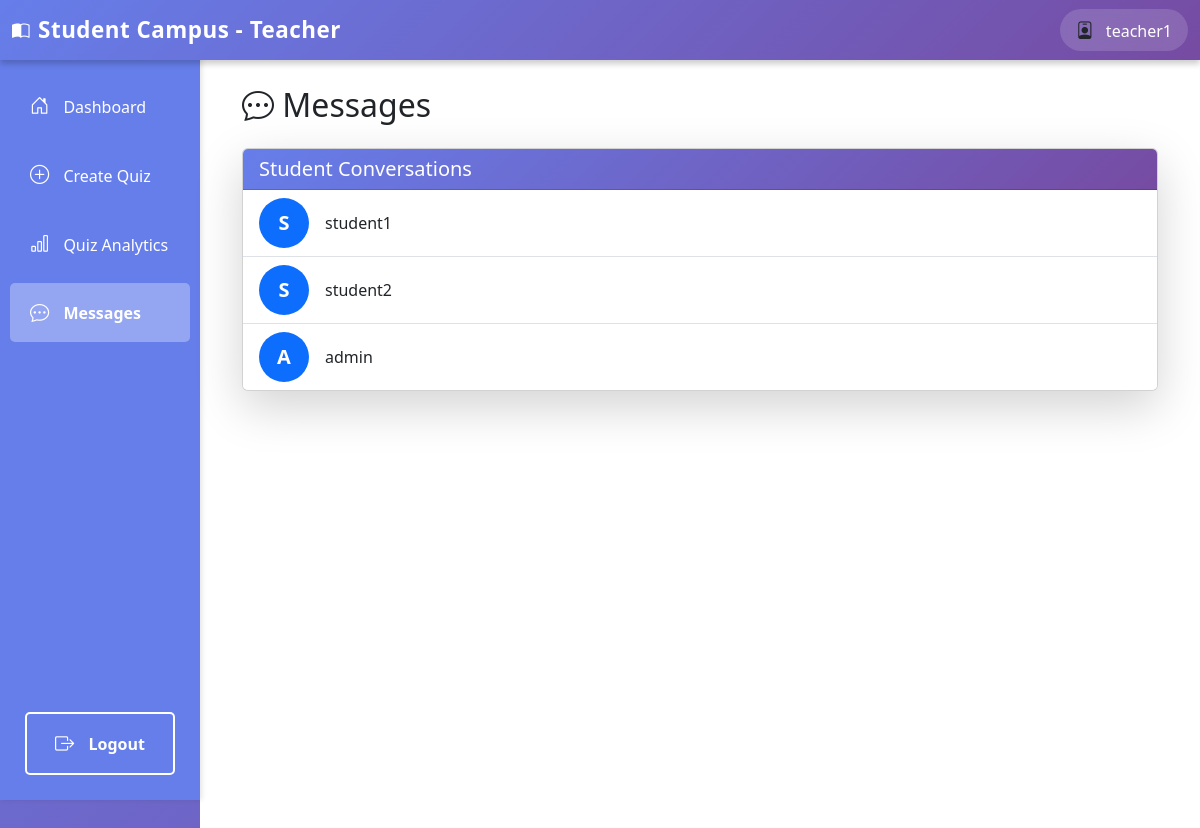
Before: /teacher/chat/ (signed in) with the older database file.
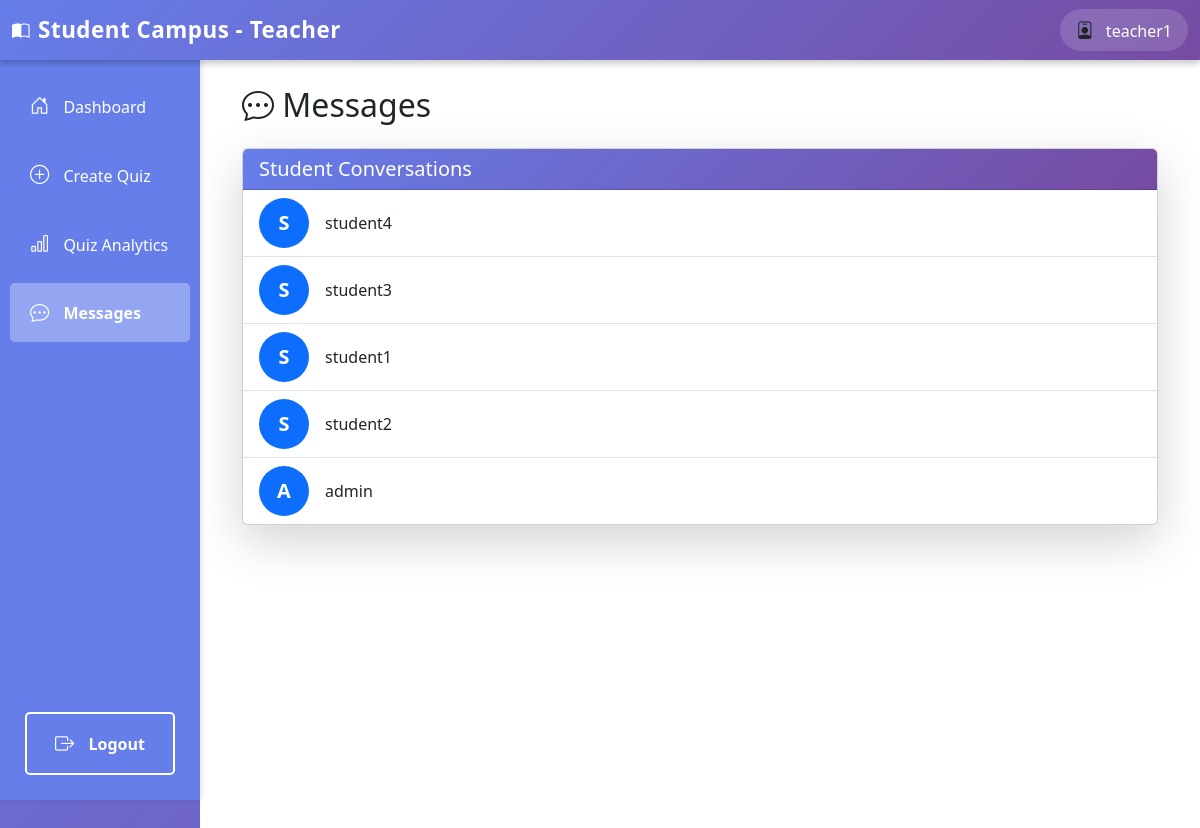
After: the same page with the newer database file.
### authentication/models.py (models this page shows, shortened)
class User(AbstractUser):
    ROLE_CHOICES = (
        ('student', 'Student'),
        ('teacher', 'Teacher'),
    )
    role = models.CharField(max_length=10, choices=ROLE_CHOICES, default='student')
    def is_teacher(self):
        return self.role == 'teacher'

### teachers/views.py (the view)
# urls.py: path('chat/', views.teacher_chat, name='teacher_chat'),
@login_required
def teacher_chat(request):
    if not request.user.is_teacher():
        return HttpResponseForbidden("You don't have permission to access this page.")
    students = User.objects.filter(role='student').order_by('username')
    conversations = []
    for student in students:
        last_message = ChatMessage.objects.filter(
            Q(sender=request.user, receiver=student) | Q(sender=student, receiver=request.user)
        ).order_by('-created_at').first()
        unread_count = ChatMessage.objects.filter(
            sender=student, receiver=request.user, is_read=False
        ).count()
        conversations.append({
            'user': student,
            'last_message': last_message,
            'unread_count': unread_count
        })
    conversations.sort(key=lambda x: x['last_message'].created_at if x['last_message'] else x['user'].date_joined, reverse=True)
    return render(request, 'teachers/chat.html', {
        'conversations': conversations
    })

### templates/teachers/chat.html (shortened to what this page needs)
{% extends 'teachers/base_teacher.html' %}
{% block teacher_content %}
<div class="container">
    <h2 class="mb-4"><i class="bi bi-chat-dots"></i> Messages</h2>
    {% if conversations %}
        <div class="row">
            <div class="col-12">
                <div class="card shadow-lg">
                    <div class="card-header" style="background: linear-gradient(135deg, #667eea 0%, #764ba2 100%); color: white;">
                        <h5 class="mb-0">Student Conversations</h5>
                    </div>
                    <div class="list-group list-group-flush">
                        {% for conv in conversations %}
                            <a href="{% url 'teacher_chat_with' conv.user.id %}" class="list-group-item list-group-item-action">
                                <div class="d-flex justify-content-between align-items-center">
                                    <div class="flex-grow-1">
                                        <div class="d-flex align-items-center">
                                            <div class="rounded-circle bg-primary text-white d-flex align-items-center justify-content-center"
                                                 style="width: 50px; height: 50px; font-size: 20px; font-weight: bold;">
                                                {{ conv.user.username|slice:":1"|upper }}
                                            </div>
                                            <div class="ms-3">
                                                <h6 class="mb-0">{{ conv.user.username }}</h6>
                                            </div>
                                        </div>
                                    </div>
                                </div>
                            </a>
                        {% endfor %}
                    </div>
                </div>
            </div>
        </div>
    {% else %}
        <div class="text-muted text-center p-3">
            <i class="bi bi-info-circle"></i> No students available to chat with yet.
        </div>
    {% endif %}
</div>
{% endblock %}

Changed rows visible on the page:
added User: user.username "S", user.username "student4"
added User: user.username "S", user.username "student3"
